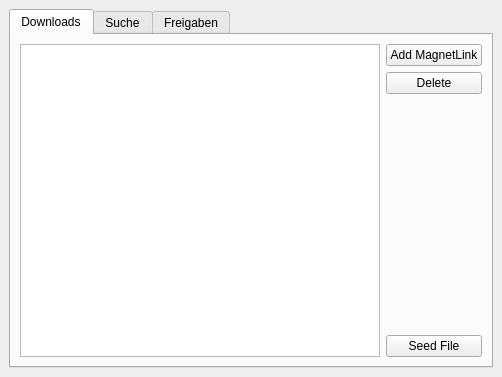
<?xml version="1.0" encoding="UTF-8"?>
<ui version="4.0">
 <class>MainWindow</class>
 <widget class="QMainWindow" name="MainWindow">
  <property name="geometry">
   <rect>
    <x>0</x>
    <y>0</y>
    <width>502</width>
    <height>377</height>
   </rect>
  </property>
  <property name="windowTitle">
   <string>MainWindow</string>
  </property>
  <widget class="QWidget" name="centralwidget">
   <layout class="QVBoxLayout" name="verticalLayout">
    <item>
     <widget class="QTabWidget" name="tabWidget">
      <property name="currentIndex">
       <number>0</number>
      </property>
      <widget class="QWidget" name="tab_downloads">
       <attribute name="title">
        <string>Downloads</string>
       </attribute>
       <layout class="QHBoxLayout" name="horizontalLayout">
        <item>
         <widget class="QListWidget" name="lstWdgt_torrents"/>
        </item>
        <item>
         <layout class="QVBoxLayout" name="verticalLayout_2">
          <item>
           <widget class="QPushButton" name="btn_addTorrent">
            <property name="text">
             <string>Add MagnetLink</string>
            </property>
           </widget>
          </item>
          <item>
           <widget class="QPushButton" name="btn_deleteTorrent">
            <property name="text">
             <string>Delete</string>
            </property>
           </widget>
          </item>
          <item>
           <spacer name="verticalSpacer">
            <property name="orientation">
             <enum>Qt::Vertical</enum>
            </property>
            <property name="sizeHint" stdset="0">
             <size>
              <width>20</width>
              <height>40</height>
             </size>
            </property>
           </spacer>
          </item>
          <item>
           <widget class="QPushButton" name="btn_create_torrent">
            <property name="text">
             <string>Seed File</string>
            </property>
           </widget>
          </item>
         </layout>
        </item>
       </layout>
      </widget>
      <widget class="QWidget" name="tab_search">
       <attribute name="title">
        <string>Suche</string>
       </attribute>
       <widget class="QTreeWidget" name="treeWidget">
        <property name="geometry">
         <rect>
          <x>20</x>
          <y>30</y>
          <width>361</width>
          <height>491</height>
         </rect>
        </property>
        <column>
         <property name="text">
          <string notr="true">1</string>
         </property>
        </column>
       </widget>
      </widget>
      <widget class="QWidget" name="tab_shared">
       <attribute name="title">
        <string>Freigaben</string>
       </attribute>
      </widget>
     </widget>
    </item>
   </layout>
  </widget>
 </widget>
 <resources/>
 <connections/>
</ui>
